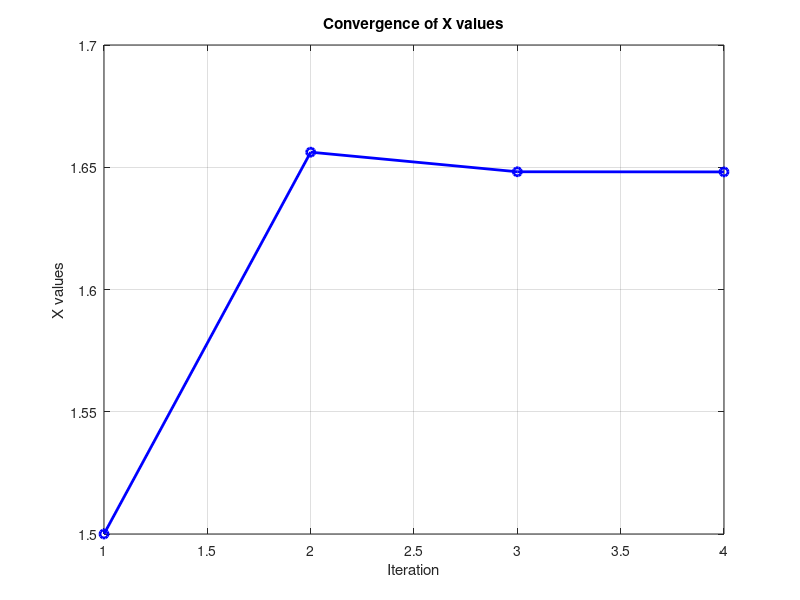
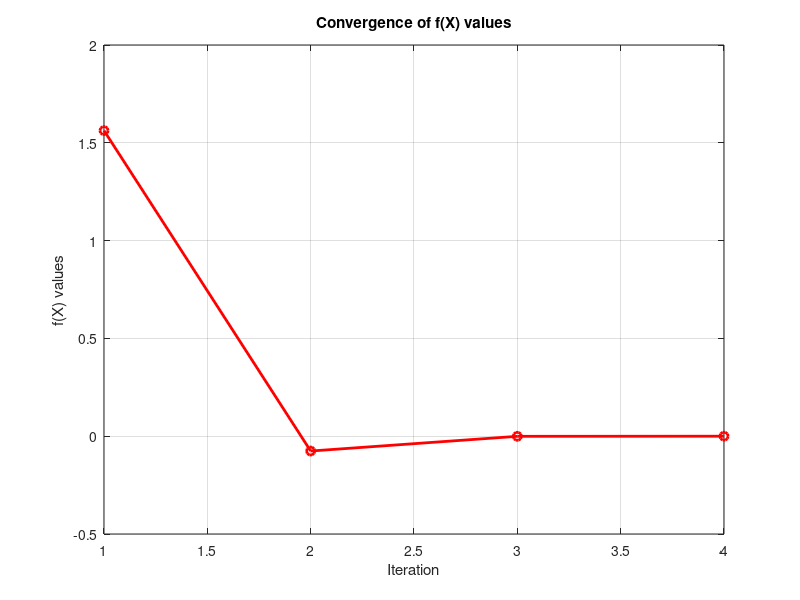
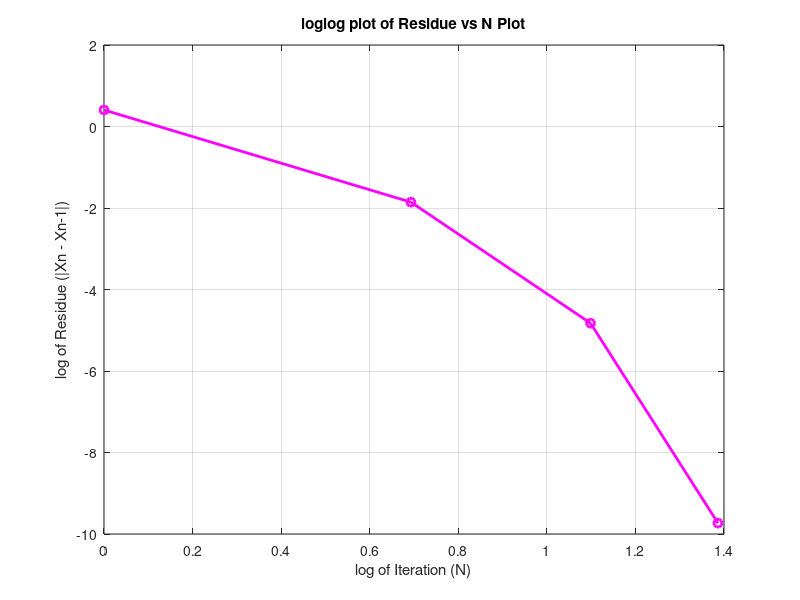
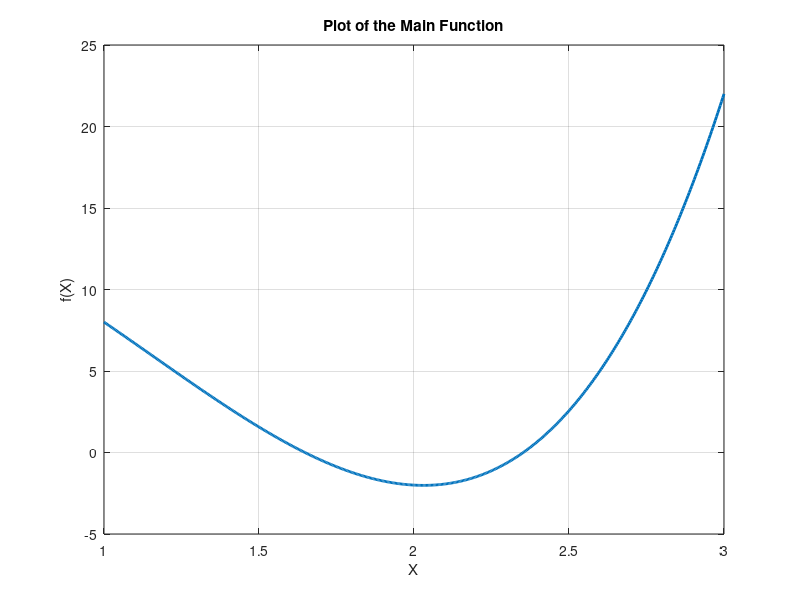

Here is the MATLAB script that generated these plots, in order:
fq2a = @(x) x^4 -8*(x^2)-x+16;
dfq2a= @(x) 4*(x^3)-16*x -1;
dfdfq2a= @(x) 12*(x^2)-16;
epsilon = 1e-5;
Nmax=10000;
x= 1.5;
d=1;
solution = fzero(fq2a,1.5);



fprintf("Below Values are up to 8 decimal places\n");
fprintf("Iteration\tX\t\tf(x)\t\tActual Solution\t\tAbsolute Error\t\tResidue\n");

% Initialize arrays to store iteration data for plotting
x_values = zeros(1, Nmax);
fx_values = zeros(1, Nmax);
absolute_errors = zeros(1, Nmax);

while d <= Nmax
    c = fq2a(x);
    dc = dfq2a(x);
    dcdc=dfdfq2a(x);
    
    % Store values for plotting
    x_values(d) = x;
    fx_values(d) = c;

    if(d==1)
        fprintf("%d\t\t%.8f\t%.8f\t%.8f\t%.8f\t\t%.8f\n", d, x, c, solution, abs(x -solution),abs(x));
        absolute_errors(d) = abs(x);
        x = x- (c*dc)/((dc)^2 - c*(dcdc));
        
    else

        fprintf("%d\t\t%.8f\t%.8f\t%.8f\t%.8f\t\t%.8f\n", d, x, c, solution, abs(x -solution),abs(x-x_values(d-1)));
        absolute_errors(d) = abs(x - x_values(d-1));
        x = x- (c*dc)/((dc)^2 - c*(dcdc));
       
    end

    if abs(c) <= epsilon
        
        fprintf("Approximate Solution comes out to be %.8f\n", x);
        break;
    end

    d = d + 1;
end

if d == Nmax
    fprintf("For %d iterations, the solution does not converge up to the given error %f\n", Nmax, epsilon);
end

% Figure 1 Plotting the convergence of X values
figure;
plot(1:d, x_values(1:d), '-o', 'Color', 'b', 'LineWidth', 2);
title('Convergence of X values');
xlabel('Iteration');
ylabel('X values');
grid on;

% Figure 2 Plotting the convergence of f(X) values
figure;
plot(1:d, fx_values(1:d), '-o', 'Color', 'r', 'LineWidth', 2);
title('Convergence of f(X) values');
xlabel('Iteration');
ylabel('f(X) values');
grid on;

% Figure 3 Plotting the absolute error plot
figure;
plot(log(1:d), log(absolute_errors(1:d)), '-o', 'Color', 'm', 'LineWidth', 2);
title('loglog plot of Residue vs N Plot');
xlabel('log of Iteration (N)');
ylabel('log of Residue (|Xn - Xn-1|)');
grid on;

% Figure 4 Plot of the main function
figure;
x = linspace(1, 3, 500);
plot(x,x.^4 -8.*(x.^2)-x+16,'LineWidth', 2);
title('Plot of the Main Function');
xlabel('X');
ylabel('f(X)');
grid on;





